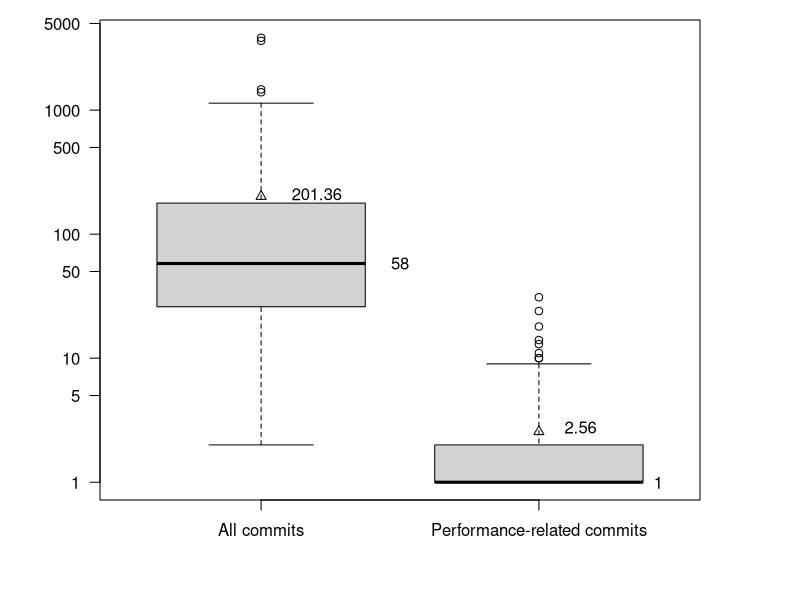

Source code (R):
pdf("../../../papers/ICSME_2016/figures/performanceCommits.pdf", width=6, height=4)
par(mar=c(5, 5, 1, 5))
par(mfrow=c(1, 1))
par(las=1)

data <- read.csv("../Static_information_of_repositories.csv", header = TRUE, sep = ",", quote = "\"",
           dec = ".", fill = TRUE, comment.char = "", na.strings = "na")

data <- na.omit(data)
data <- data[data$FilteredPerformance>0,]


apps <- nrow(data)
apps_perf <- length(data$App[data$FilteredPerformance>0])
commits_total <- sum(data$CommitsApp)
commits_perf_related <- sum(data$FilteredPerformance[data$FilteredPerformance>0])
commits_apps_perf_related <- sum(data$CommitsApp[data$FilteredPerformance>0])

perf_related_commits <- data$FilteredPerformance[data$FilteredPerformance>0]
all_commits <- data$CommitsApp[data$FilteredPerformance>0]

s=0
s2=0
ta=list(Cat=c(),Apps=c(),Commits=c(),PCommits=c(),perc=c())
for(i in levels(data$Category))
{
  t<-subset(data,data$Category==i)
  #attach(t,warn_conflicts=TRUE)
  s=s+length(t$Category);
  s2=s2+sum(t$CommitsApp)
  print(paste(i,length(t$Category),sum(t$CommitsApp),sep=" "))
}

cat("#App totale:", apps)
cat("#App con performance-related commits:", apps_perf, "-", (100/apps)*apps_perf, "%")

cat("#Commits totale:", commits_total)
cat("#Performance-related commits:", commits_perf_related, "-", (100/commits_apps_perf_related)*commits_perf_related, "%")
cat("#Commits totale per le app che contengono almeno un performance-related commit:", commits_apps_perf_related)

boxplot(all_commits, perf_related_commits, data=data, log = "y", range = 7, boxwex = 0.75, main="",xlab="", ylab="", names=c("All commits", "Performance-related commits"))
means <- c(mean(all_commits),mean(perf_related_commits))
roundedMeans <- round(means, digits = 2)
yMeans <- c(means[1] + 10, means[2] + 0.2)
points(means,col="black",pch=2)
text(x=c(1.2, 2.15), y=yMeans, lab=roundedMeans, cex = 1)
medians <- round(c(median(all_commits),median(perf_related_commits)), digits = 2)
text(x=c(1.5, 2.43), y=medians, lab=medians, cex = 1)

dev.off()


# % of perf. related commits
